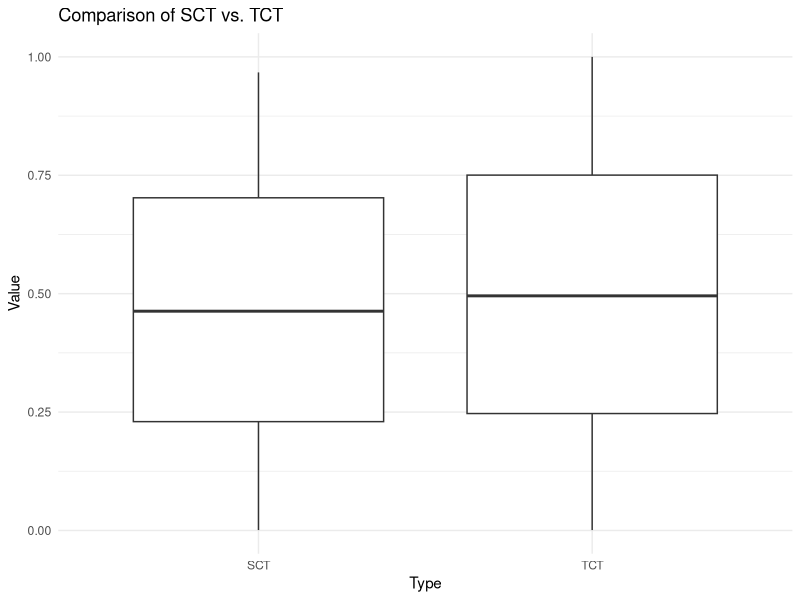

Here is the R script that generated this plot: (Note: this script raises an error after producing the figure.)
library(tidyverse)

# Load your data
data <- read.csv("all/all.csv", sep = ";", dec = ",")

# Assuming your SCT columns are named SCT1, SCT2, ..., SCTn
# and your TCT columns are named TCT1, TCT2, ..., TCTn

# Gather all SCT and TCT columns, marking them as such
data_long <- data %>%
  pivot_longer(cols = starts_with("SCT"), names_to = "Variable", values_to = "Value") %>%
  mutate(Type = "SCT") %>%
  bind_rows(
    data %>%
      pivot_longer(cols = starts_with("TCT"), names_to = "Variable", values_to = "Value") %>%
      mutate(Type = "TCT")
  )

# Now, data_long contains all values with an indication if they're SCT or TCT

# Plot the boxplot
p <- ggplot(data_long, aes(x = Type, y = Value)) +
  geom_boxplot() +
  labs(title = "Comparison of SCT vs. TCT",
       x = "Type",
       y = "Value") +
  theme_minimal()

pdf_file_name <- paste0(app,"/graph-boxplot-all.pdf")

# Save the plot
ggsave(pdf_file_name, plot = p, device = "pdf", width = 10, height = 6)
